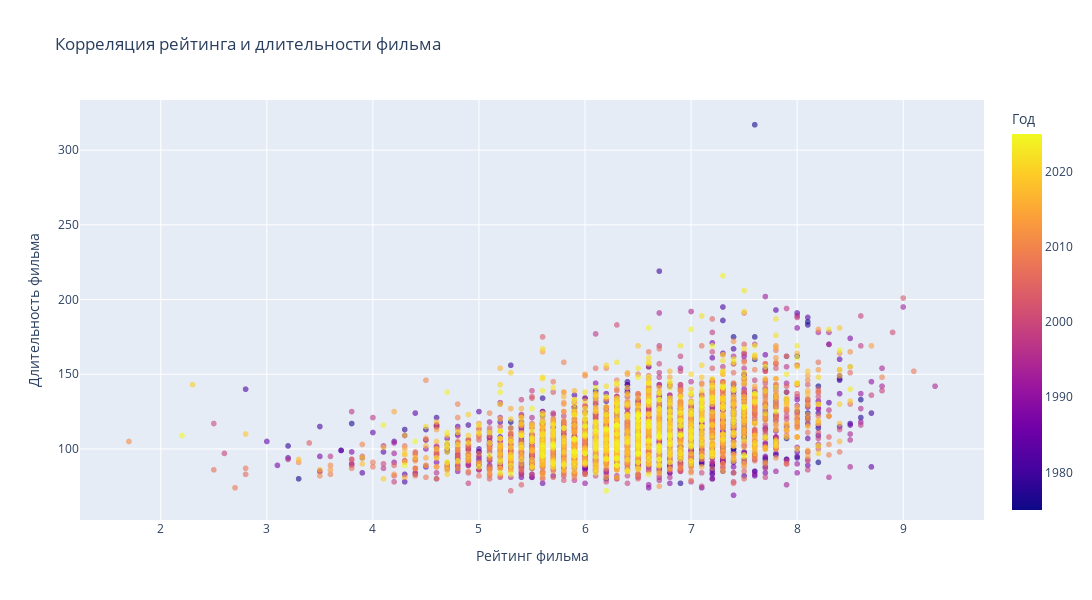

Notebook code for this chart:
### Markdown cell above
Выбранные признаки слабо коррелируют друг с другом, кроме рейтинга и длительности (умеренная прямая корреляция, рассмотрим отдельно). Значит, признаки не дублируют друг друга, и в формуле успеха каждый фактор добавит свое значение. Сезон нет смысла добавлять, тк он не влияет на итоговый успех фильма.

### Code cell
fig = px.scatter(
    df_4corr,
    x='rating',
    y='duration',
    color = 'year',
    opacity=0.6,
    title='Корреляция рейтинга и длительности фильма',
    labels={'duration': 'Длительность фильма', 'rating': 'Рейтинг фильма', 'year': 'Год'},
    width=1100,
    height=600
)

fig.show()

### Figure 1 — Plotly figure (JSON) as saved in the notebook; plotly's stock layout.template omitted (floating-point values rounded to 4 significant figures; data arrays with more than 128 entries replaced by an {"elided": "..."} marker saying what was removed)
{"data": [{"hovertemplate": "Рейтинг фильма=%{x}<br>Длительность фильма=%{y}<br>Год=%{marker.color}<extra></extra>", "legendgroup": "", "marker": {"color": {"elided": "4058 int values"}, "coloraxis": "coloraxis", "opacity": 0.6, "symbol": "circle"}, "mode": "markers", "name": "", "showlegend": false, "type": "scattergl", "x": {"elided": "4058 float values"}, "xaxis": "x", "y": {"elided": "4058 int values"}, "yaxis": "y"}], "layout": {"coloraxis": {"colorbar": {"title": {"text": "Год"}}, "colorscale": [[0, "#0d0887"], [0.1111, "#46039f"], [0.2222, "#7201a8"], [0.3333, "#9c179e"], [0.4444, "#bd3786"], [0.5556, "#d8576b"], [0.6667, "#ed7953"], [0.7778, "#fb9f3a"], [0.8889, "#fdca26"], [1, "#f0f921"]]}, "height": 600, "legend": {"tracegroupgap": 0}, "title": {"text": "Корреляция рейтинга и длительности фильма"}, "width": 1100, "xaxis": {"anchor": "y", "domain": [0, 1], "title": {"text": "Рейтинг фильма"}}, "yaxis": {"anchor": "x", "domain": [0, 1], "title": {"text": "Длительность фильма"}}}}
